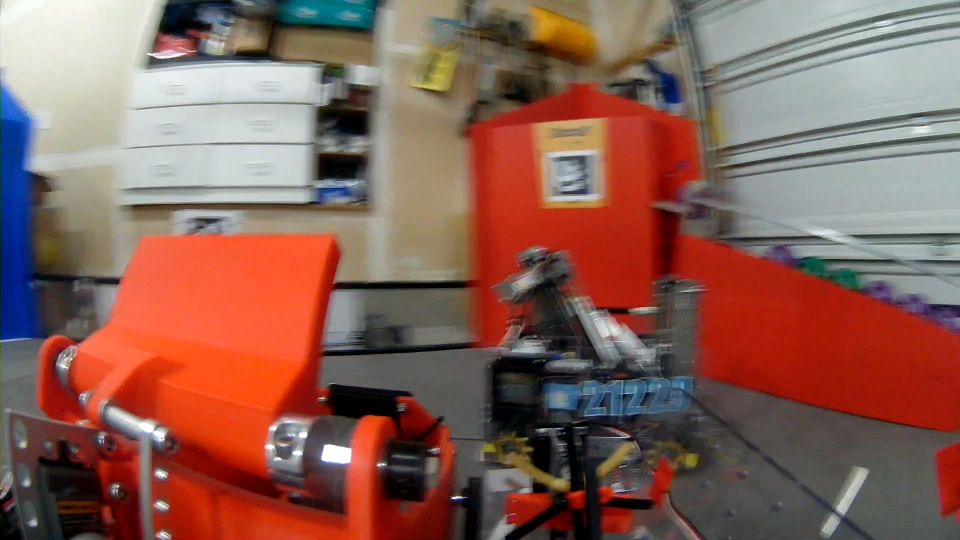
#> input picture python/goalImages/blurryashec.jpg, 1920 x 1080 px, found by its file name (shown at 1/2 size)
$ python opencv_from_image.py
#> lines starting #> are read from the running program, lines starting #| are printed output that depends on the picture; after the words box and inside, x2 and y2 are one past the last pixel; in counts of white or black regions, pixels touching at a corner belong together
#!/usr/bin/env python3
import cv2
import numpy as np
import sys
from typing import Tuple, List, Optional

def get_calibration_matrices() -> Tuple[np.ndarray, np.ndarray]:
    """Initialize camera calibration parameters."""
    camera_matrix = np.array([
        [786.357, 0, 989.731],
        [0, 785.863, 501.663],
        [0, 0, 1]
    ], dtype=np.float32)

    dist_coeffs = np.array([
        -0.370767, 0.106516, 0.000118, -0.000542, -0.012277
    ], dtype=np.float32)

    return camera_matrix, dist_coeffs

def undistort_and_scale(frame: np.ndarray, camera_matrix: np.ndarray,
                       dist_coeffs: np.ndarray, target_size: Tuple[int, int]) -> np.ndarray:
    """Undistort the frame and scale to target size."""
    undistorted = cv2.undistort(frame, camera_matrix, dist_coeffs)
    return cv2.resize(undistorted, target_size)

def detect_color_contours_full_frame(frame: np.ndarray, color: str) -> Tuple[List[np.ndarray], np.ndarray]:
    """Detect contours for specified color in the full frame (no region masking)."""
    hsv = cv2.cvtColor(frame, cv2.COLOR_BGR2HSV)

    if color == "red":
        # Red has two ranges in HSV
        lower_red1 = (170, 140, 70)
        upper_red1 = (180, 255, 225)
        lower_red2 = (0, 140, 70)
        upper_red2 = (10, 255, 225)

        mask1 = cv2.inRange(hsv, lower_red1, upper_red1)
        mask2 = cv2.inRange(hsv, lower_red2, upper_red2)
        mask = cv2.bitwise_or(mask1, mask2)
    elif color == "blue":
        lower_blue = (105, 140, 70)
        upper_blue = (115, 255, 225)
        mask = cv2.inRange(hsv, lower_blue, upper_blue)
    elif color == "yellow":
        lower_yellow = (15, 50, 50)
        upper_yellow = (50, 255, 255)
        mask = cv2.inRange(hsv, lower_yellow, upper_yellow)

    # Apply morphological operations
    kernel = cv2.getStructuringElement(cv2.MORPH_ELLIPSE, (5, 5))
    mask = cv2.morphologyEx(mask, cv2.MORPH_OPEN, kernel)
    mask = cv2.morphologyEx(mask, cv2.MORPH_CLOSE, kernel)

    contours, _ = cv2.findContours(mask, cv2.RETR_EXTERNAL, cv2.CHAIN_APPROX_SIMPLE)
    filtered_frame = cv2.bitwise_and(frame, frame, mask=mask)

    return contours, filtered_frame

def find_highest_point(contour: np.ndarray) -> Optional[Tuple[tuple, float]]:
    """Find the highest point in a contour."""
    contour_points = contour.squeeze()
    if len(contour_points.shape) >= 2:
        min_y_idx = np.argmin(contour_points[:, 1])
        highest_point = tuple(contour_points[min_y_idx])
        return highest_point, float(highest_point[1])
    return None

def find_top_straight_line(contour: np.ndarray, tolerance: float = 5.0) -> Optional[Tuple[Tuple[int, int], Tuple[int, int], Tuple[int, int]]]:
    """Find the top straight line of a contour and return its endpoints and midpoint.

    Args:
        contour: The contour to analyze
        tolerance: Y-coordinate tolerance for considering points on the same horizontal line

    Returns:
        Tuple of (left_point, right_point, midpoint) if found, None otherwise
    """
    if contour is None or len(contour) < 3:
        return None

    contour_points = contour.squeeze()
    if len(contour_points.shape) != 2 or contour_points.shape[1] != 2:
        return None

    # Find the minimum Y coordinate (topmost point)
    min_y = np.min(contour_points[:, 1])

    # Find all points within tolerance of the minimum Y
    top_points = contour_points[np.abs(contour_points[:, 1] - min_y) <= tolerance]

    if len(top_points) < 2:
        return None

    # Sort by X coordinate to find leftmost and rightmost
    top_points = top_points[np.argsort(top_points[:, 0])]

    left_point = tuple(top_points[0].astype(int))
    right_point = tuple(top_points[-1].astype(int))

    # Calculate midpoint
    midpoint = (
        int((left_point[0] + right_point[0]) / 2),
        int((left_point[1] + right_point[1]) / 2)
    )

    return left_point, right_point, midpoint

def process_contours(contours: List[np.ndarray], min_area: float) -> Tuple[List[np.ndarray], Optional[Tuple[tuple, float]]]:
    """Process contours to find valid ones and the highest point."""
    valid_contours = []
    highest_point = None
    highest_y = float('inf')

    for contour in contours:
        if cv2.contourArea(contour) >= min_area:
            valid_contours.append(contour)
            result = find_highest_point(contour)
            if result is not None:
                point, y = result
                if y < highest_y:
                    highest_y = y
                    highest_point = point

    return valid_contours, (highest_point, highest_y) if highest_point is not None else None

def filter_topmost_yellow_contour(contours: List[np.ndarray]) -> List[np.ndarray]:
    """Filter yellow contours to keep only the topmost one."""
    if not contours:
        return contours

    # Find the contour with the smallest (topmost) Y coordinate
    topmost_contour = None
    topmost_y = float('inf')

    for contour in contours:
        if cv2.contourArea(contour) >= 50:  # Minimum area threshold
            result = find_highest_point(contour)
            if result is not None:
                point, y = result
                if y < topmost_y:
                    topmost_y = y
                    topmost_contour = contour

    return [topmost_contour] if topmost_contour is not None else []

def draw_results(frame: np.ndarray, contours: List[np.ndarray],
                highest_point: Optional[Tuple[tuple, float]],
                color: Tuple[int, int, int], draw_top_line: bool = False) -> None:
    """Draw contours and highest point on the frame.

    Args:
        frame: The frame to draw on
        contours: List of contours to draw
        highest_point: Highest point to mark
        color: Color for drawing contours
        draw_top_line: Whether to find and draw top straight line (for yellow contours)
    """
    if contours:
        cv2.drawContours(frame, contours, -1, color, 2)
        # Only draw highest point if not drawing top line (skip for yellow contours)
        if highest_point is not None and not draw_top_line:
            point, y = highest_point
            cv2.circle(frame, point, 4, (0, 255, 0), -1)

        # Draw top straight line for yellow contours
        if draw_top_line:
            for contour in contours:
                if cv2.contourArea(contour) >= 50:  # Only for reasonably sized contours
                    line_result = find_top_straight_line(contour)
                    if line_result is not None:
                        left_point, right_point, midpoint = line_result

                        # Draw the top line in bright green
                        cv2.line(frame, left_point, right_point, (0, 255, 0), 3)

                        # Draw the midpoint as a large red circle
                        cv2.circle(frame, midpoint, 8, (0, 0, 255), -1)

                        # Add text label for the midpoint
                        cv2.putText(frame, f"Mid: ({midpoint[0]}, {midpoint[1]})",
                                   (midpoint[0] - 60, midpoint[1] - 15),
                                   cv2.FONT_HERSHEY_SIMPLEX, 0.4, (255, 255, 255), 1, cv2.LINE_AA)

def detect_yellow_in_contour_interiors(frame: np.ndarray, red_contours: List[np.ndarray], blue_contours: List[np.ndarray]) -> Tuple[List[np.ndarray], np.ndarray]:
    """Detect yellow contours only within the interior regions of red and blue contours."""
    hsv = cv2.cvtColor(frame, cv2.COLOR_BGR2HSV)
    height, width = frame.shape[:2]

    # Create mask for yellow detection
    lower_yellow = (15, 50, 50)
    upper_yellow = (50, 255, 255)
    yellow_mask = cv2.inRange(hsv, lower_yellow, upper_yellow)

    # Create interior mask from red and blue contours
    interior_mask = np.zeros((height, width), dtype=np.uint8)

    # Add interior regions of red contours with erosion to ensure true interior
    for contour in red_contours:
        if cv2.contourArea(contour) >= 100:  # Use larger contours only
            temp_mask = np.zeros((height, width), dtype=np.uint8)
            cv2.fillPoly(temp_mask, [contour], 255)

            # Check if contour touches frame edges (for U-shaped contours)
            x, y, w, h = cv2.boundingRect(contour)
            touches_edge = (x <= 3 or x + w >= width - 3 or y <= 3 or y + h >= height - 3)

            if touches_edge:
                # For edge-touching contours (like U-shapes), use minimal erosion
                kernel = cv2.getStructuringElement(cv2.MORPH_ELLIPSE, (3, 3))
                temp_mask = cv2.erode(temp_mask, kernel, iterations=1)
            else:
                # For interior contours, use lighter erosion to reduce offset
                kernel = cv2.getStructuringElement(cv2.MORPH_ELLIPSE, (5, 5))
                temp_mask = cv2.erode(temp_mask, kernel, iterations=1)

            interior_mask = cv2.bitwise_or(interior_mask, temp_mask)

    # Add interior regions of blue contours with erosion to ensure true interior
    for contour in blue_contours:
        if cv2.contourArea(contour) >= 100:  # Use larger contours only
            temp_mask = np.zeros((height, width), dtype=np.uint8)
            cv2.fillPoly(temp_mask, [contour], 255)

            # Check if contour touches frame edges (for U-shaped contours)
            x, y, w, h = cv2.boundingRect(contour)
            touches_edge = (x <= 3 or x + w >= width - 3 or y <= 3 or y + h >= height - 3)

            if touches_edge:
                # For edge-touching contours (like U-shapes), use minimal erosion
                kernel = cv2.getStructuringElement(cv2.MORPH_ELLIPSE, (3, 3))
                temp_mask = cv2.erode(temp_mask, kernel, iterations=1)
            else:
                # For interior contours, use lighter erosion to reduce offset
                kernel = cv2.getStructuringElement(cv2.MORPH_ELLIPSE, (5, 5))
                temp_mask = cv2.erode(temp_mask, kernel, iterations=1)

            interior_mask = cv2.bitwise_or(interior_mask, temp_mask)

    # Apply interior mask to yellow detection
    yellow_mask = cv2.bitwise_and(yellow_mask, interior_mask)

    # Fill gaps caused by text within yellow areas
    # Use closing to fill small holes and gaps within yellow regions
    fill_kernel = cv2.getStructuringElement(cv2.MORPH_ELLIPSE, (8, 8))
    yellow_mask = cv2.morphologyEx(yellow_mask, cv2.MORPH_CLOSE, fill_kernel, iterations=2)

    # Clean up with opening to remove small noise while preserving filled areas
    clean_kernel = cv2.getStructuringElement(cv2.MORPH_ELLIPSE, (3, 3))
    yellow_mask = cv2.morphologyEx(yellow_mask, cv2.MORPH_OPEN, clean_kernel)

    # Find contours in the masked yellow regions
    contours, _ = cv2.findContours(yellow_mask, cv2.RETR_EXTERNAL, cv2.CHAIN_APPROX_SIMPLE)
    filtered_frame = cv2.bitwise_and(frame, frame, mask=yellow_mask)

    return contours, filtered_frame

def add_image_info(frame: np.ndarray, width: int, height: int, label: str) -> None:
    """Add resolution and label information to the frame."""
    cv2.putText(frame, f"Resolution: {width}x{height}", (30, 30),
               cv2.FONT_HERSHEY_SIMPLEX, 0.7, (0, 255, 0), 2, cv2.LINE_AA)
    if label:
        cv2.putText(frame, label, (30, 60),
                   cv2.FONT_HERSHEY_SIMPLEX, 0.7, (0, 255, 0), 2, cv2.LINE_AA)

def main():
    # Image file path
    image_path = "/Users/rick/StudioProjects/FtcRoboController/python/goalImages/blurryashec.jpg"

    # Load the image
    image = cv2.imread(image_path)
#> image is the input picture: shape (1080, 1920, 3); mean B, G, R 86.2, 96.3, 136.1
    if image is None:
        print(f"Error: Could not load image file: {image_path}")
        sys.exit(1)

    orig_height, orig_width = image.shape[:2]
    print(f"Original image resolution: {orig_width}x{orig_height}")
#| Original image resolution: 1920x1080

    # Initialize calibration
    camera_matrix, dist_coeffs = get_calibration_matrices()
    target_size = (800, 600)  # Larger size for single image display

    # Undistort and scale image
    processed_image = undistort_and_scale(image, camera_matrix, dist_coeffs, target_size)
#> in undistort_and_scale, `undistorted = cv2.undistort(frame, camera_matrix, dist_coeffs)`:
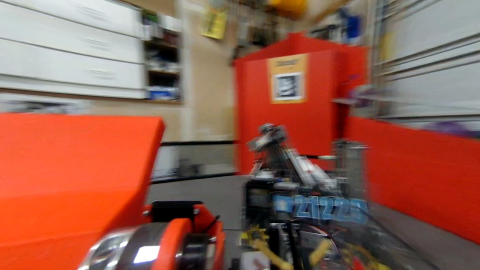
#> undistorted: shape (1080, 1920, 3) (shown at 1/4 size); mean B, G, R 79.9, 94.2, 147.2
#> in undistort_and_scale, `return cv2.resize(undistorted, target_size)`:
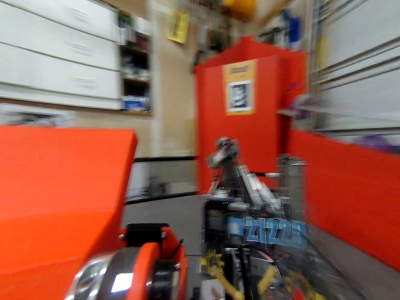
#> returned value: shape (600, 800, 3) (shown at 1/2 size); mean of channels 0, 1, 2 79.8, 94.1, 147.1; drawn as B, G, R
    width, height = target_size

    # First, get full-frame red and blue contours for yellow detection
    red_contours_full, _ = detect_color_contours_full_frame(processed_image, "red")
#> in detect_color_contours_full_frame, `mask1 = cv2.inRange(hsv, lower_red1, upper_red1)`:
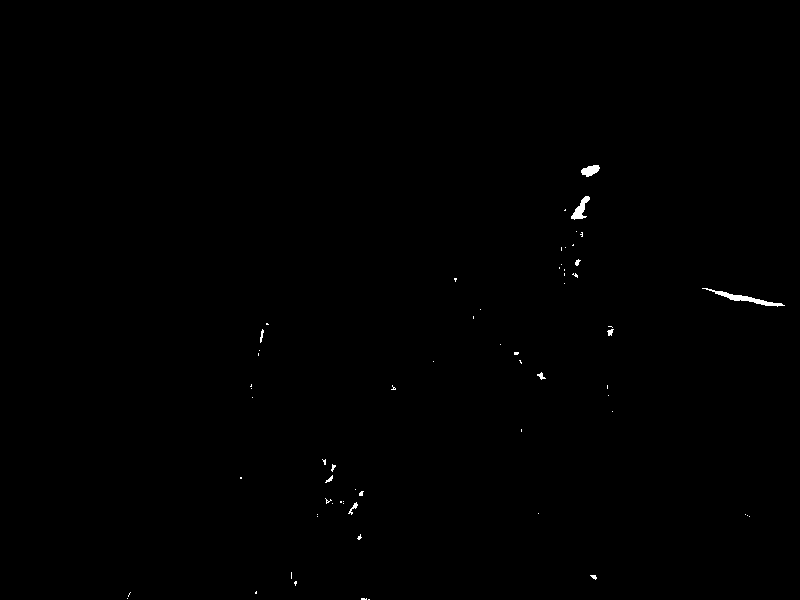
#> mask1: shape (600, 800); 0.24% white; 65 white regions (54 under 20 px), largest, box (x1, y1, x2, y2) and area: (702, 288, 785, 307) 331, (571, 196, 590, 220) 195, (581, 165, 600, 177) 148
#> in detect_color_contours_full_frame, `contours, _ = cv2.findContours(mask, cv2.RETR_EXTERNAL, cv2.CHAIN_APPR..`: contours = 8 contours, 2 with area under 20; largest, box (x1, y1, x2, y2) and area: (386, 68, 800, 546) 87902, (154, 260, 276, 543) 6303, (323, 453, 376, 600) 2752, (275, 484, 321, 600) 1714, (516, 352, 559, 379) 644, (584, 575, 609, 600) 362
#> in detect_color_contours_full_frame, `filtered_frame = cv2.bitwise_and(frame, frame, mask=mask)`:
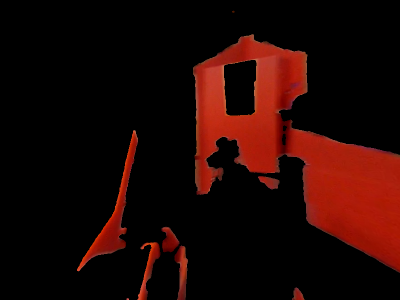
#> filtered_frame: shape (600, 800, 3) (shown at 1/2 size); mean B, G, R 3.4, 6.7, 32.3
#> red_contours_full has the same summary as contours in detect_color_contours_full_frame
    blue_contours_full, _ = detect_color_contours_full_frame(processed_image, "blue")
#> call 2 of detect_color_contours_full_frame, with color = 'blue'
#> in detect_color_contours_full_frame (call 2), `mask = cv2.morphologyEx(mask, cv2.MORPH_OPEN, kernel)`:
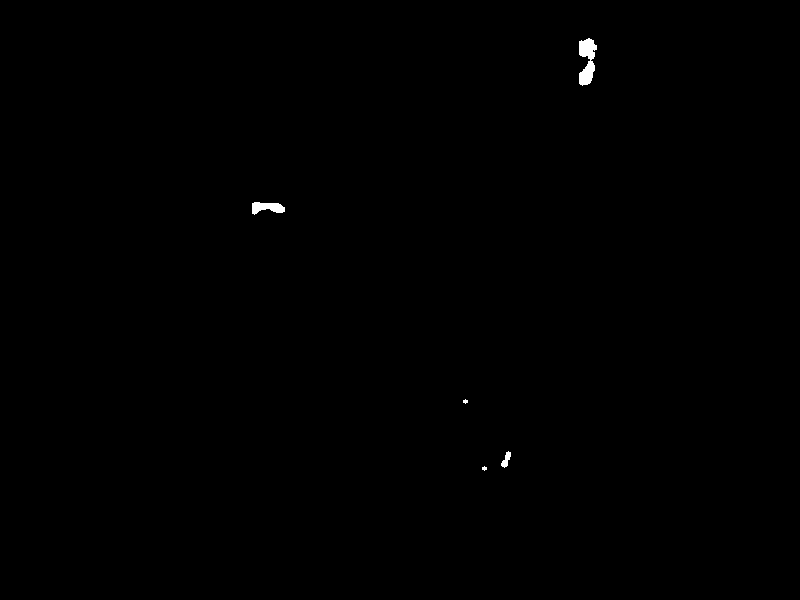
#> mask: shape (600, 800); 0.2% white; 5 white regions (2 under 20 px), largest, box (x1, y1, x2, y2) and area: (579, 38, 597, 86) 550, (252, 202, 285, 215) 279, (501, 451, 511, 468) 87
#> in detect_color_contours_full_frame (call 2), `contours, _ = cv2.findContours(mask, cv2.RETR_EXTERNAL, cv2.CHAIN_APPR..`: contours = 5 contours, 2 with area under 20; largest, box (x1, y1, x2, y2) and area: (579, 38, 597, 86) 504, (252, 202, 285, 215) 240, (501, 451, 511, 468) 67
#> blue_contours_full has the same summary as contours in detect_color_contours_full_frame

    # Process yellow contours within full-frame red/blue interiors
    yellow_contours, yellow_filtered = detect_yellow_in_contour_interiors(processed_image, red_contours_full, blue_contours_full)
#> the loop in detect_yellow_in_contour_interiors, `for contour in red_contours:` made 8 passes
#> (x, y, w, h, touches_edge) on passes 2 to 7: (584, 575, 25, 25, True), (275, 484, 46, 116, True), (323, 453, 53, 147, True), (516, 352, 43, 27, False), (154, 260, 122, 283, False), (386, 68, 414, 478, True)
#> after the loop in detect_yellow_in_contour_interiors, `for contour in red_contours:`:
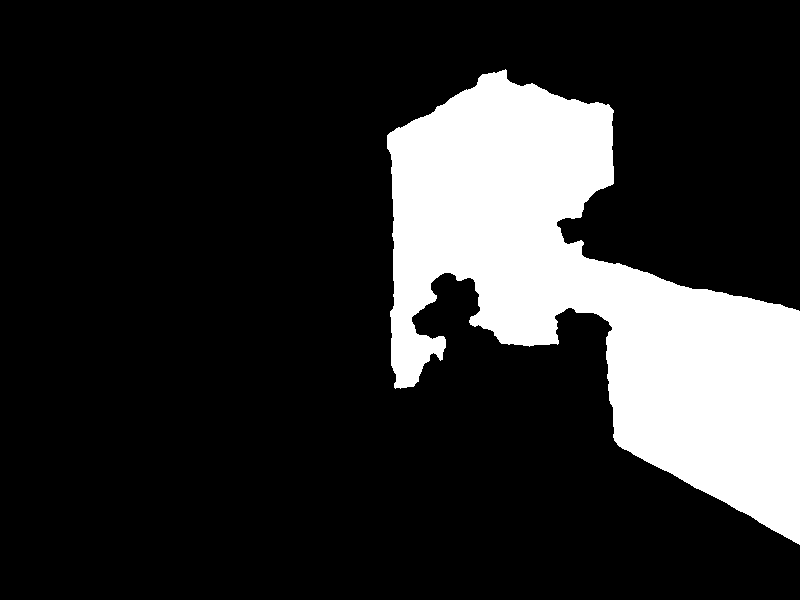
#> temp_mask: shape (600, 800); 18.2% white; 1 white region, box (x1, y1, x2, y2) and area: (387, 69, 800, 545) 87175
#> the loop in detect_yellow_in_contour_interiors, `for contour in blue_contours:` made 5 passes
#> (x, y, w, h, touches_edge) on passes 4 to 5: (252, 202, 33, 13, False), (579, 38, 18, 48, False)
#> in detect_yellow_in_contour_interiors, `yellow_mask = cv2.morphologyEx(yellow_mask, cv2.MORPH_CLOSE, fill_kern..`:
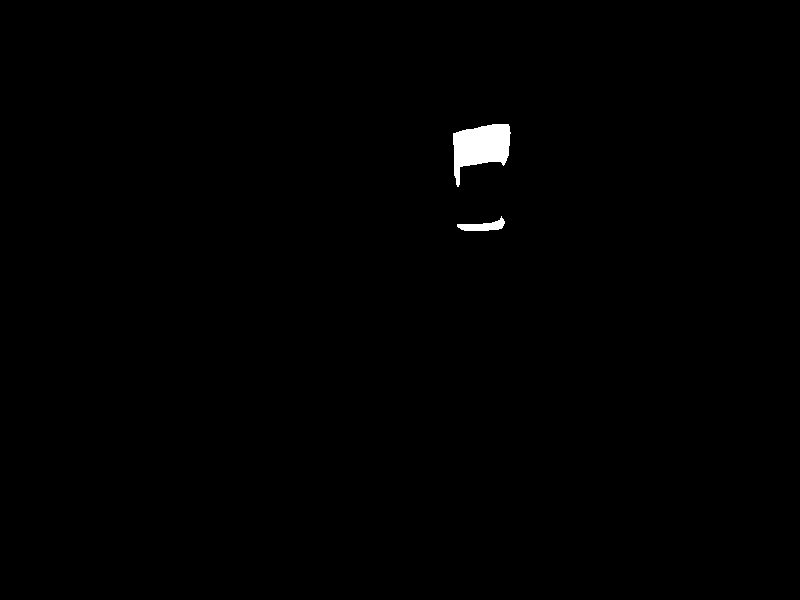
#> yellow_mask: shape (600, 800); 0.52% white; 2 white regions, box (x1, y1, x2, y2) and area: (453, 124, 511, 187) 2162, (457, 216, 505, 231) 350
#> in detect_yellow_in_contour_interiors, `clean_kernel = cv2.getStructuringElement(cv2.MORPH_ELLIPSE, (3, 3))`: clean_kernel = [[0, 1, 0], [1, 1, 1], [0, 1, 0]]
#> (the rest of the program and of its run is left out)
